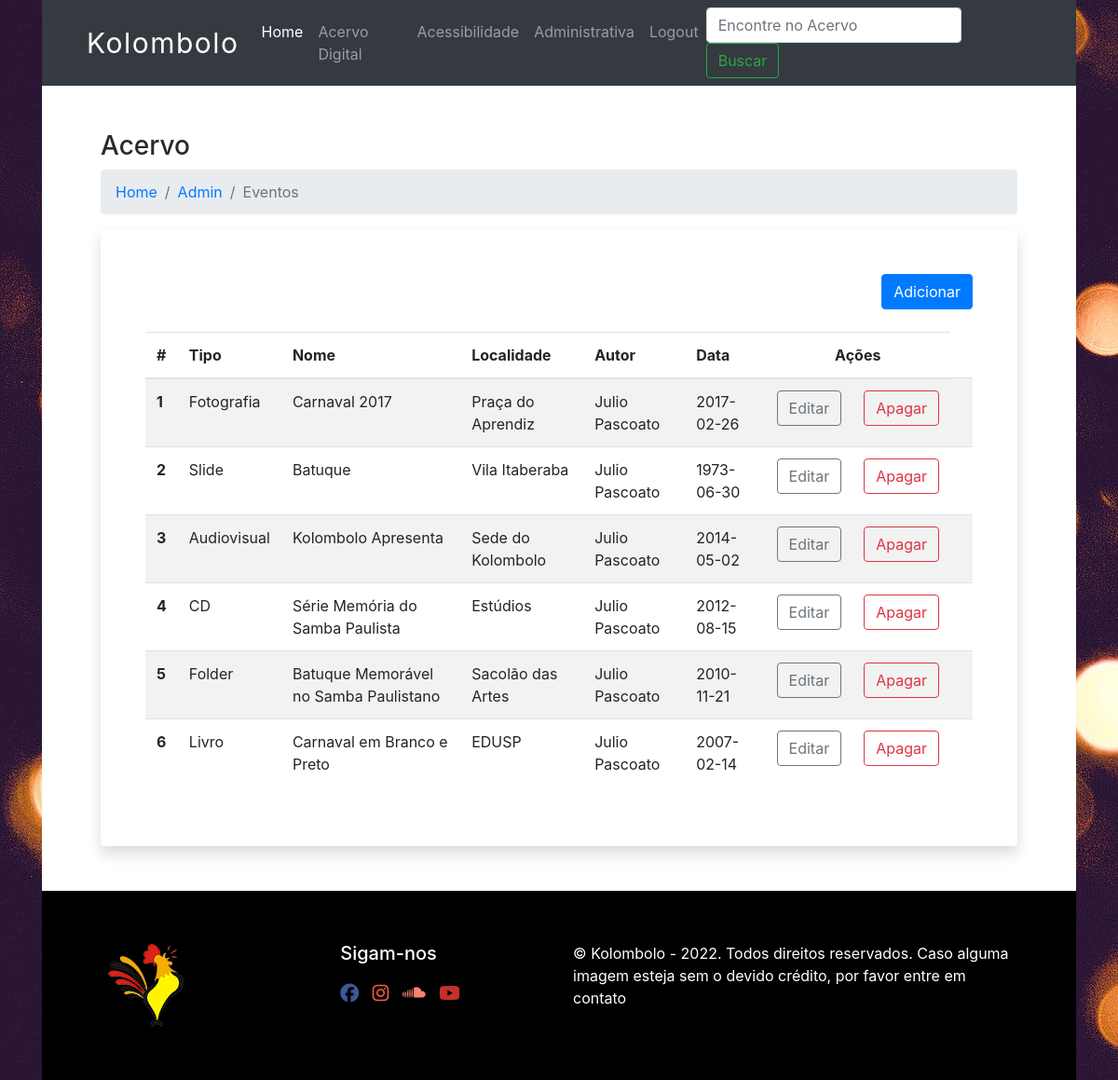
/acervo-admin (signed in), run on the app's committed database.
### database.py (models this page shows, shortened)
class Acervo(Base):
    __tablename__='acervo'
    id=Column(Integer(), primary_key=True, autoincrement=True)
    name=Column(String(80), nullable=False)
    localidade=Column(String(80), nullable=False)
    cidade=Column(String(80), nullable=False)
    estado=Column(String(80), nullable=False)
    data_created=Column(String(40), nullable=False)
    origem=Column(String(80), nullable=False)
    autor_id = Column(Integer, ForeignKey('autor.id'))
    tipo_id = Column(Integer, ForeignKey("tipo.id"))
    tipo = relationship("Midia", backref=backref("tipo", uselist=False))
    suporte_id = Column(Integer, ForeignKey("suporte.id"))
    suporte = relationship("Suporte", backref=backref("suporte", uselist=False))
    protagonistas = relationship('Protagonista', secondary=acervo_protagonista, backref='acervos'  )

class Midia(Base):
    __tablename__='tipo'
    id=Column(Integer(), primary_key=True, autoincrement=True)
    name=Column(String(80), nullable=False, unique=True)

class User(UserMixin, Base):
    __tablename__='autor'
    id=Column(Integer(), primary_key=True, autoincrement=True)
    fullname=Column(String(80), nullable=False, unique=True)
    password=Column(String(25), nullable=False, unique=True)
    email=Column(String(80), unique=True, nullable=False)
    date_created=Column(DateTime(), default=datetime.utcnow)
    acervo_posts = relationship("Acervo", backref='autor')

### app.py (the view)
@app.route('/acervo-admin')
@login_required
def acervo_admin():
    eventos = local_session.query(Acervo).all()
    return render_template("acervo_admin.html", current_user=current_user, eventos=eventos)

### app.py (called while the page is built)
@login_manager.user_loader
def load_user(user_id):
    return local_session.query(User).get(int(user_id))

### templates/acervo_admin.html (shortened to what this page needs)
{% extends "base.html" %}
{% block content %}
<div class="container px-5">
    <h3>Acervo</h3>
    <nav aria-label="breadcrumb">
      <ol class="breadcrumb">
        <li class="breadcrumb-item"><a href="/">Home</a></li>
        <li class="breadcrumb-item"><a href="/admin">Admin</a></li>
        <li class="breadcrumb-item active" aria-current="page">Eventos</li>
      </ol>
    </nav>
    <div class="container p-5 shadow bg-white rounded">
      <a class="btn btn-primary float-right mb-4" href="{{url_for('acervo')}}">Adicionar</a>
        <table class="table table-striped">
            <thead>
              <tr>
                <th scope="col">#</th>
                <th scope="col">Tipo</th>
                <th scope="col">Nome</th>
                <th scope="col">Localidade</th>
                <th scope="col">Autor</th>
                <th scope="col">Data</th>
                <th  class="text-center" colspan="2" scope="col">Ações</th>
              </tr>
            </thead>
            <tbody>
                {% for evento in eventos %}
                    <tr class="text-left">
                        <th scope="row">{{ evento.id }}</th>
                        <td>{{ evento.tipo.name }}</td>
                        <td>{{ evento.name}}</td>
                        <td>{{ evento.localidade }}</td>
                        <td>{{ evento.autor.fullname }}</td>
                        <td>{{ evento.data_created }}</td>
                        <td class="text-center"><a class="btn btn-outline-secondary" href="{{url_for('edit_acervo', acervo_id=evento.id)}}">Editar</a></td>
                        <td class="text-center"><a class="btn btn-outline-danger" href="{{url_for('delete_acervo', acervo_id=evento.id) }}">Apagar</a></td>
                        <td class=""></td>
                    </tr>
                {% endfor %}
            </tbody>
          </table>
    </div>
  </div>
{% endblock %}

### static/css/styles.css (style rules this page uses)
body { background-image: url("../assets/image/fundo_01.jpg"); color:#292929; }

### data on the page
Acervo: id "1", tipo.name "Fotografia", name "Carnaval 2017", localidade "Praça do Aprendiz", autor.fullname "Julio Pascoato", data_created "2017-02-26"
Acervo: id "2", tipo.name "Slide", name "Batuque", localidade "Vila Itaberaba", autor.fullname "Julio Pascoato", data_created "1973-06-30"
Acervo: id "3", tipo.name "Audiovisual", name "Kolombolo Apresenta", localidade "Sede do Kolombolo", autor.fullname "Julio Pascoato", data_created "2014-05-02"
Acervo: id "4", tipo.name "CD", name "Série Memória do Samba Paulista", localidade "Estúdios", autor.fullname "Julio Pascoato", data_created "2012-08-15"
Acervo: id "5", tipo.name "Folder", name "Batuque Memorável no Samba Paulistano", localidade "Sacolão das Artes", autor.fullname "Julio Pascoato", data_created "2010-11-21"
Acervo: id "6", tipo.name "Livro", name "Carnaval em Branco e Preto", localidade "EDUSP", autor.fullname "Julio Pascoato", data_created "2007-02-14"
